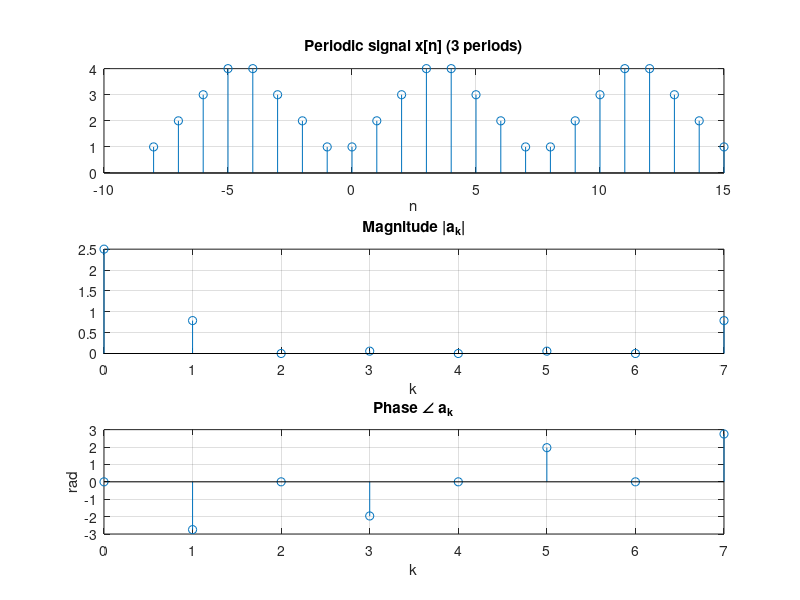

MATLAB code to generate this figure: (Note: this script raises an error after producing the figure.)
% Experiment 8: DTFS coefficients of a periodic discrete-time signal
clc; clear; close all;
N = 8; n = 0:N-1;
x = [1 2 3 4 4 3 2 1];
k = 0:N-1;
a = zeros(1, N);
for kk = k
    a(kk+1) = sum(x .* exp(-1j*2*pi*kk*n/N)) / N;
end
disp('DTFS coefficients a_k:'); disp(a.')
fprintf('Check against fft/N: %d\n', all(abs(a - fft(x)/N) < 1e-12));
x_rec = zeros(1, N);
for nn = n
    x_rec(nn+1) = real(sum(a .* exp(1j*2*pi*k*nn/N)));
end
disp('Reconstruction x[n] ='); disp(x_rec)

f = figure('Position', [100 100 700 800]);
subplot(3,1,1); stem(-N:2*N-1, repmat(x, 1, 3)); grid on; title('Periodic signal x[n] (3 periods)'); xlabel('n');
subplot(3,1,2); stem(k, abs(a)); grid on; title('Magnitude |a_k|'); xlabel('k');
ph = angle(a); ph(abs(a) < 1e-9) = 0;
subplot(3,1,3); stem(k, ph); grid on; title('Phase \angle a_k'); xlabel('k'); ylabel('rad');
save_fig(f, 'exp08_dtfs.png');
